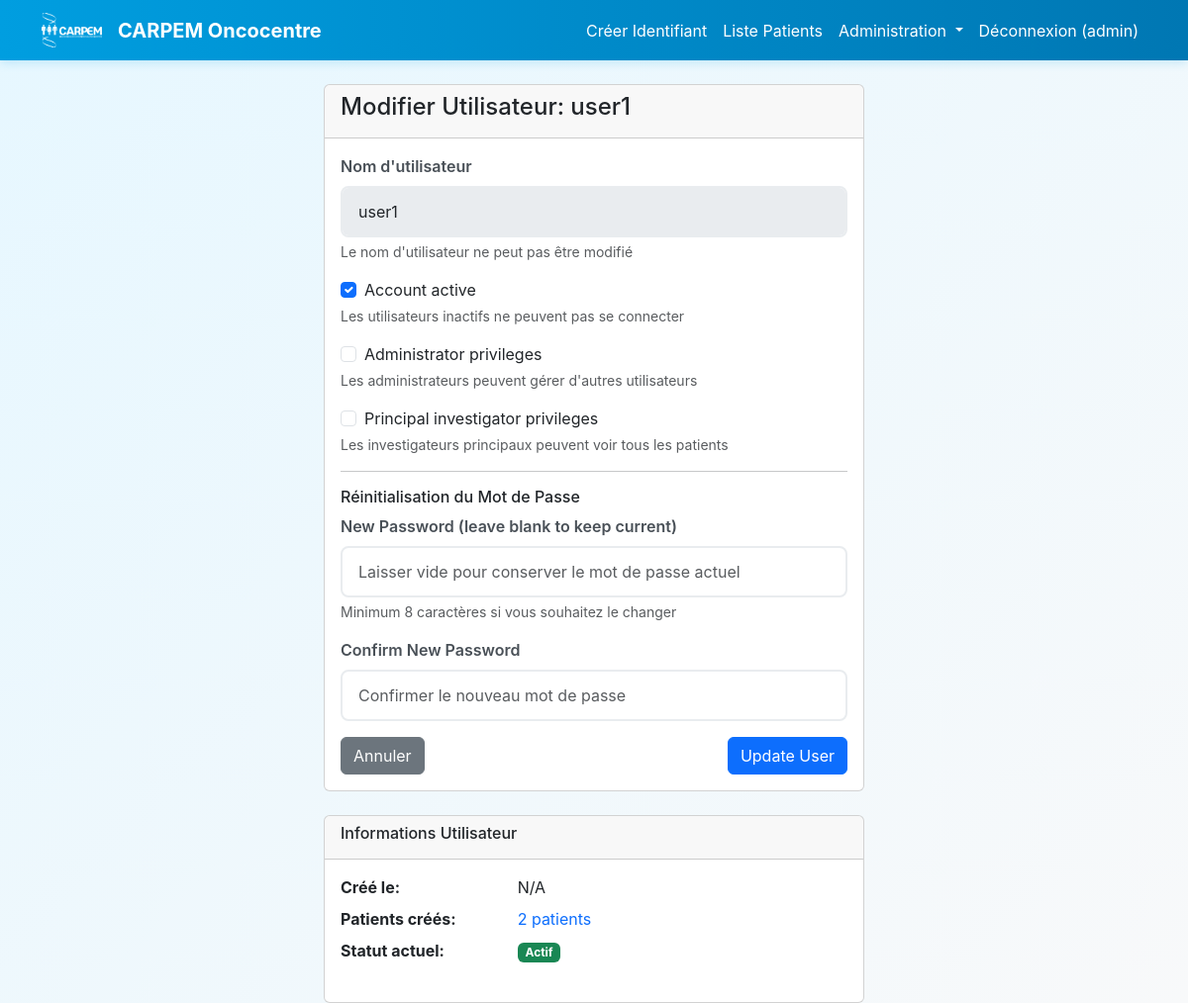
/admin/users/2/edit (signed in), run on the app's committed database.
### app/core/models.py (models this page shows, shortened)
class User(UserMixin, db.Model):
    id = db.Column(db.Integer, primary_key=True)
    username = db.Column(db.String(80), unique=True, nullable=False)
    password_hash = db.Column(db.String(128), nullable=True)  # Nullable for LDAP users
    is_active = db.Column(db.Boolean, default=True, nullable=False)
    is_admin = db.Column(db.Boolean, default=False, nullable=False)
    is_principal_investigator = db.Column(db.Boolean, default=False, nullable=False)
    created_at = db.Column(db.DateTime, default=datetime.utcnow)
    auth_source = db.Column(db.String(20), default='local', nullable=False)  # 'local' or 'ldap'
    email = db.Column(db.String(120), nullable=True)
    first_name = db.Column(db.String(50), nullable=True)
    last_name = db.Column(db.String(50), nullable=True)
    display_name = db.Column(db.String(100), nullable=True)
    ldap_dn = db.Column(db.Text, nullable=True)  # LDAP Distinguished Name
    last_ldap_sync = db.Column(db.DateTime, nullable=True)  # Last sync with LDAP

### app/admin/views.py (the view)
@admin_bp.route('/users/<int:user_id>/edit', methods=['GET', 'POST'])
@login_required
@admin_required
def edit_user(user_id):
    user = User.query.get_or_404(user_id)
    form = EditUserForm()
    if form.validate_on_submit():
        user.is_active = form.is_active.data
        user.is_admin = form.is_admin.data
        user.is_principal_investigator = form.is_principal_investigator.data
        if form.reset_password.data:
            user.set_password(form.reset_password.data)
        try:
            db.session.commit()
            flash(f'User "{user.username}" updated successfully!', 'success')
            return redirect(url_for('admin.list_users'))
        except Exception as e:
            db.session.rollback()
            flash(f'Error updating user: {str(e)}', 'error')
    else:
        form.is_active.data = user.is_active
        form.is_admin.data = user.is_admin
        form.is_principal_investigator.data = user.is_principal_investigator
    return render_template('admin/edit_user.html', form=form, user=user)

### app/admin/forms.py (shortened to what this page needs)
class EditUserForm(FlaskForm):
    is_active = BooleanField('Account active')
    is_admin = BooleanField('Administrator privileges')
    is_principal_investigator = BooleanField('Principal investigator privileges')
    reset_password = PasswordField('New Password (leave blank to keep current)')
    confirm_password = PasswordField('Confirm New Password')
    submit = SubmitField('Update User')

### app/admin/views.py (called while the page is built)
def admin_required(f):
    @wraps(f)
    def decorated_function(*args, **kwargs):
        if not current_user.is_authenticated or not current_user.is_admin:
            abort(403)
        return f(*args, **kwargs)
    return decorated_function

### templates/admin/edit_user.html (shortened to what this page needs)
{% extends "base.html" %}
{% block content %}
<div class="row justify-content-center">
    <div class="col-md-6">
        <div class="card">
            <div class="card-header">
                <h4> Modifier Utilisateur: {{ user.username }}</h4>
            </div>
            <div class="card-body">
                <form method="POST">
                    <div class="mb-3">
                        <label class="form-label">Nom d'utilisateur</label>
                        <input type="text" class="form-control" value="{{ user.username }}" disabled>
                        <div class="form-text">Le nom d'utilisateur ne peut pas être modifié</div>
                    </div>
                    <div class="mb-3">
                        <div class="form-check">
                            {{ form.is_active(class="form-check-input") }}
                            {{ form.is_active.label(class="form-check-label") }}
                        </div>
                        <div class="form-text">
                            Les utilisateurs inactifs ne peuvent pas se connecter
                        </div>
                    </div>
                    <div class="mb-3">
                        <div class="form-check">
                            {{ form.is_admin(class="form-check-input") }}
                            {{ form.is_admin.label(class="form-check-label") }}
                        </div>
                        <div class="form-text">
                            Les administrateurs peuvent gérer d'autres utilisateurs
                        </div>
                    </div>
                    <div class="mb-3">
                        <div class="form-check">
                            {{ form.is_principal_investigator(class="form-check-input") }}
                            {{ form.is_principal_investigator.label(class="form-check-label") }}
                        </div>
                        <div class="form-text">
                            Les investigateurs principaux peuvent voir tous les patients
                        </div>
                    </div>
                    <hr>
                    <h6> Réinitialisation du Mot de Passe</h6>
                    <div class="mb-3">
                        {{ form.reset_password.label(class="form-label") }}
                        {{ form.reset_password(class="form-control", placeholder="Laisser vide pour conserver le mot de passe actuel") }}
                        <div class="form-text">Minimum 8 caractères si vous souhaitez le changer</div>
                    </div>
                    <div class="mb-3">
                        {{ form.confirm_password.label(class="form-label") }}
                        {{ form.confirm_password(class="form-control", placeholder="Confirmer le nouveau mot de passe") }}
                    </div>
                    <div class="d-flex justify-content-between">
                        <a href="{{ url_for('admin.list_users') }}" class="btn btn-secondary">
                             Annuler
                        </a>
                        {{ form.submit(class="btn btn-primary") }}
                    </div>
                </form>
            </div>
        </div>
        <div class="card mt-4">
            <div class="card-header">
                <h6> Informations Utilisateur</h6>
            </div>
            <div class="card-body">
                <dl class="row">
                    <dt class="col-sm-4">Créé le:</dt>
                    <dd class="col-sm-8">{{ user.created_at.strftime('%Y-%m-%d %H:%M:%S') if user.created_at else 'N/A' }}</dd>
                    <dt class="col-sm-4">Patients créés:</dt>
                    <dd class="col-sm-8">
                        {% set patient_count = user.patients|length %}
                        {% if patient_count > 0 %}
                            <a href="{{ url_for('admin.user_patients', user_id=user.id) }}" class="text-decoration-none">
                                {{ patient_count }} patient{{ 's' if patient_count > 1 else '' }}
                            </a>
                        {% else %}
                            0 patient
                        {% endif %}
                    </dd>
                    <dt class="col-sm-4">Statut actuel:</dt>
                    <dd class="col-sm-8">
                        {% if user.is_active %}
                            <span class="badge bg-success">Actif</span>
                        {% else %}
                            <span class="badge bg-secondary">Inactif</span>
                        {% endif %}
                    </dd>
                </dl>
            </div>
        </div>
    </div>
</div>
{% endblock %}

### templates/base.html (shortened to what this page needs)
<!DOCTYPE html>
<html lang="fr">
<head>
    <link href="https://cdn.jsdelivr.net/npm/bootstrap@5.3.0/dist/css/bootstrap.min.css" rel="stylesheet">
    <link rel="stylesheet" href="{{ url_for('static', filename='css/style.css') }}">
</head>
<body>
    <nav class="navbar navbar-expand-lg navbar-light carpem-navbar">
        <div class="container">
            <a class="navbar-brand d-flex align-items-center" href="{{ url_for('main.index') }}">
                <img src="{{ url_for('static', filename='images/carpem-logo.png') }}" alt="CARPEM Logo" class="carpem-logo me-3">
                <strong>CARPEM Oncocentre</strong>
            </a>
            <div class="navbar-nav">
                {% if current_user.is_authenticated %}
                    <a class="nav-link" href="{{ url_for('main.index') }}">Créer Identifiant</a>
                    <a class="nav-link" href="{{ url_for('main.list_patients') }}">Liste Patients</a>
                    {% if current_user.is_admin %}
                        <div class="nav-item dropdown">
                            <a class="nav-link dropdown-toggle text-warning" href="#" role="button" data-bs-toggle="dropdown">
                                 Administration
                            </a>
                        </div>
                    {% endif %}
                    <a class="nav-link" href="{{ url_for('auth.logout') }}">Déconnexion ({{ current_user.username }})</a>
                {% else %}
                    <a class="nav-link" href="{{ url_for('auth.login') }}">Connexion</a>
                {% endif %}
            </div>
        </div>
    </nav>
    <main class="container mt-4">
        {% block content %}{% endblock %}
    </main>
</body>
</html>

### static/css/style.css (style rules this page uses)
:root { --carpem-blue: #009ee0; --carpem-pink: #ec2849; --carpem-light-blue: #e6f7ff; --carpem-dark-blue: #0077b3; }
body { background: linear-gradient(135deg, var(--carpem-light-blue) 0%, #f8f9fa 100%); font-family: -apple-system, BlinkMacSystemFont, 'Segoe UI', Roboto, sans-serif; min-height: 100vh; }
.carpem-navbar { background: linear-gradient(90deg, var(--carpem-blue) 0%, var(--carpem-dark-blue) 100%); box-shadow: 0 2px 10px rgba(0, 158, 224, 0.2); }
.carpem-navbar .navbar-brand, .carpem-navbar .nav-link { color: white !important; transition: all 0.3s ease; }
.carpem-logo { height: 35px; width: auto; filter: brightness(0) invert(1); transition: all 0.3s ease; }
.form-control, .form-select { border-radius: 8px; border: 2px solid #e9ecef; padding: 12px 16px; transition: all 0.3s ease; }
.form-label { font-weight: 600; color: #495057; margin-bottom: 8px; }

### data on the page
User: username "admin"
User: username "user1", created_at "N/A"

### other printed values
{{ patient_count }} "2"
{{ 's' if patient_count > 1 else '' }} "s"
